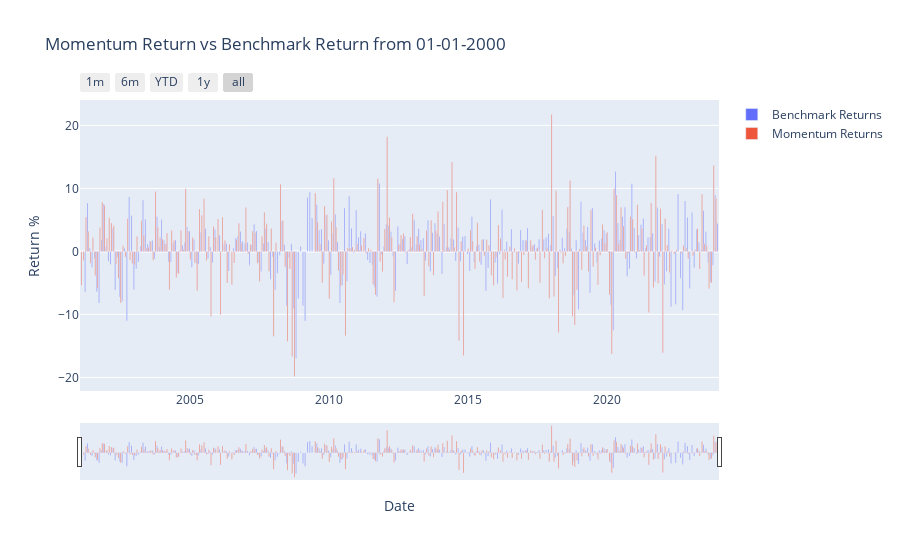

This figure's notebook cell:
### Code cell
# Create a Plotly figure
fig = go.Figure()

# Add the benchmark returns bar trace
fig.add_trace(
    go.Bar(
        x=gains.index,
        y=gains.values,
        name='Benchmark Returns'
    )
)

# Add the momentum returns bar trace
fig.add_trace(
    go.Bar(
        x=total_returns_df.index,
        y=total_returns_df['Total Returns'],
        name='Momentum Returns'
    )
)

# Update the layout to include a range slider
fig.update_layout(
    title='Momentum Return vs Benchmark Return from 01-01-2000',
    xaxis_title='Date',
    yaxis_title='Return %',
    barmode='group',
    xaxis=dict(
        rangeselector=dict(
            buttons=list([
                dict(count=1, label="1m", step="month", stepmode="backward"),
                dict(count=6, label="6m", step="month", stepmode="backward"),
                dict(count=1, label="YTD", step="year", stepmode="todate"),
                dict(count=1, label="1y", step="year", stepmode="backward"),
                dict(step="all")
            ])
        ),
        rangeslider=dict(
            visible=True
        ),
        type="date"
    )
)

# Show the plot
fig.show()

### Figure 1 — Plotly figure (JSON) as saved in the notebook; plotly's stock layout.template omitted (floating-point values rounded to 4 significant figures; data arrays with more than 128 entries replaced by an {"elided": "..."} marker saying what was removed)
{"data": [{"name": "Benchmark Returns", "type": "bar", "x": {"elided": "274 str values"}, "y": {"elided": "274 float values"}}, {"name": "Momentum Returns", "type": "bar", "x": {"elided": "276 str values"}, "y": {"elided": "276 float values"}}], "layout": {"barmode": "group", "title": {"text": "Momentum Return vs Benchmark Return from 01-01-2000"}, "xaxis": {"rangeselector": {"buttons": [{"count": 1, "label": "1m", "step": "month", "stepmode": "backward"}, {"count": 6, "label": "6m", "step": "month", "stepmode": "backward"}, {"count": 1, "label": "YTD", "step": "year", "stepmode": "todate"}, {"count": 1, "label": "1y", "step": "year", "stepmode": "backward"}, {"step": "all"}]}, "rangeslider": {"visible": true}, "title": {"text": "Date"}, "type": "date"}, "yaxis": {"title": {"text": "Return %"}}}}
